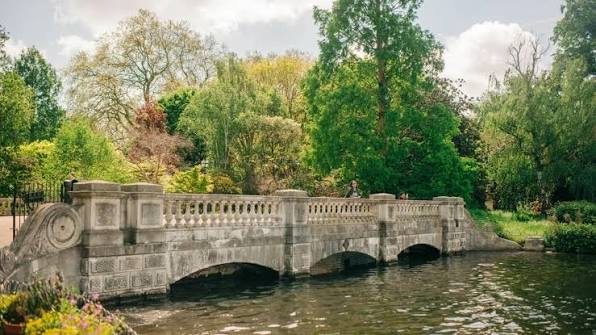
#> input picture images.jpeg, 596 x 335 px
$ python imageOperations.py
#> lines starting #> are read from the running program, lines starting #| are printed output that depends on the picture
import numpy as np
from PIL import Image
import matplotlib.pyplot as plt


img = np.array(Image.open('images.jpeg').convert('RGB'))
#> img is the input picture: shape (335, 596, 3); mean R, G, B 125.3, 129.8, 97

gray = (
    0.299 * img[..., 0] +
    0.587 * img[..., 1] +
    0.114 * img[..., 2]
).astype(np.uint8)
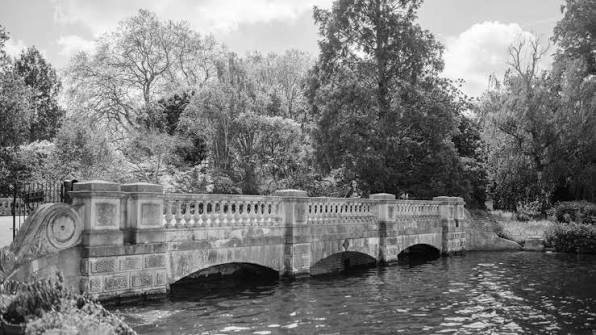
#> gray: shape (335, 596); min 0, max 255, mean 124.2
# plt.imshow(Image.fromarray(gray),cmap="gray")

crop = img[150:300, 150:450 ]
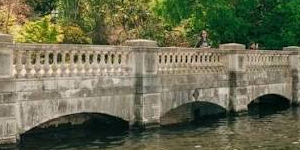
#> crop: shape (150, 300, 3); mean R, G, B 106.6, 107.6, 80.3
plt.imshow(crop)

imgflip=  Image.fromarray(np.flipud(img))
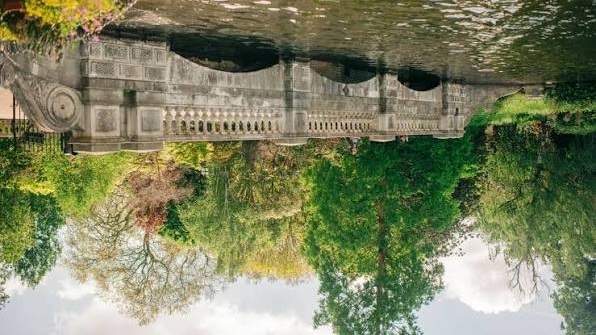
#> imgflip: PIL image 596x335 RGB; mean R, G, B 125.3, 129.8, 97
plt.imshow(imgflip)
plt.show(imgflip)
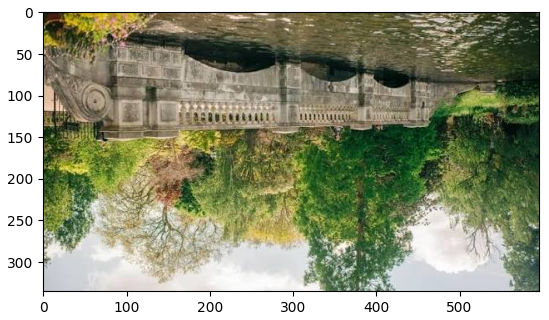
#> figure drawn by matplotlib, 1 panel
